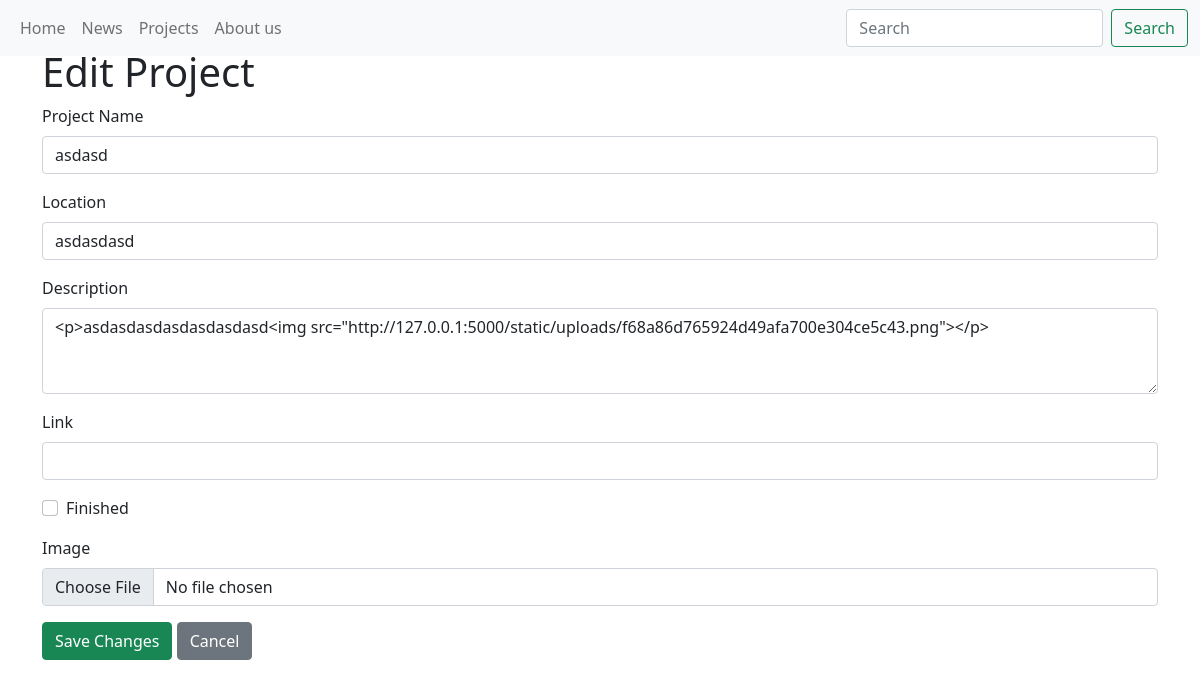
The app's page /administrator/edit_project/1 with its own data.
### website/models.py (models this page shows, shortened)
class Project(db.Model):
    __tablename__ = 'projects'
    id = db.Column(db.Integer, primary_key=True)
    name = db.Column(db.String(150))
    location = db.Column(db.String(150))
    description = db.Column(db.String)
    link = db.Column(db.String)
    image_path = db.Column(db.String, nullable=True)
    finished = db.Column(db.Boolean, default=False)

### website/admin.py (the view, shortened to what this page needs)
@admin.route("/administrator/edit_project/<int:project_id>", methods=["GET", "POST"])
def edit_project(project_id):
    project = Project.query.get(project_id)
    if not project:
        flash("Project not found.", category="error")
        return redirect(url_for("admin.manage_projects"))
    return render_template("edit_project.html", project=project)

### website/templates/edit_project.html (shortened to what this page needs)
<!DOCTYPE html>
<html lang="en">
<head>
    <link href="https://cdn.jsdelivr.net/npm/bootstrap@5.0.2/dist/css/bootstrap.min.css" rel="stylesheet"
>
</head>
<body>
    {% include 'navbar.html' %}
    <div class="container mt-5">
        <h1>Edit Project</h1>
        <form method="POST" action="{{ url_for('admin.edit_project', project_id=project.id) }}" enctype="multipart/form-data" class="mb-4">
            <div class="mb-3">
                <label for="name" class="form-label">Project Name</label>
                <input type="text" class="form-control" id="name" name="name" value="{{ project.name }}" required>
            </div>
            <div class="mb-3">
                <label for="location" class="form-label">Location</label>
                <input type="text" class="form-control" id="location" name="location" value="{{ project.location }}" required>
            </div>
            <div class="mb-3">
                <label for="description" class="form-label">Description</label>
                <textarea class="form-control" id="description" name="description" rows="3" required>{{ project.description | safe}}</textarea>
            </div>
            <div class="mb-3">
                <label for="link" class="form-label">Link</label>
                <input type="url" class="form-control" id="link" name="link" value="{% if project.link %}{{ project.link }}{% endif %}">
            </div>
            <div class="mb-3 form-check">
                <input type="checkbox" class="form-check-input" id="finished" name="finished" {% if project.finished %}checked{% endif %}>
                <label class="form-check-label" for="finished">Finished</label>
            </div>
            <div class="mb-3">
                <label for="image" class="form-label">Image</label>
                <input type="file" class="form-control" id="image" name="image">
            </div>
            <button type="submit" class="btn btn-success">Save Changes</button>
            <a href="{{ url_for('admin.manage_projects') }}" class="btn btn-secondary">Cancel</a>
        </form>
    </div>
</body>
</html>

### records on screen
Project: name "asdasd", location "asdasdasd", description "<p>asdasdasdasdasdasdasd<img src=\"http://127.0.0.1:5000/static/uploads/f68a86d765924d49afa700e304ce5c43.png\"></p>"
